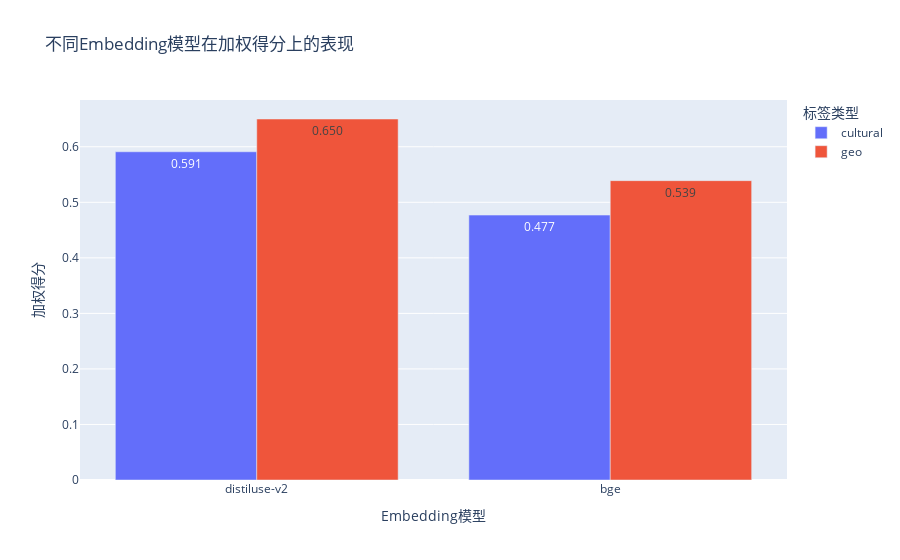
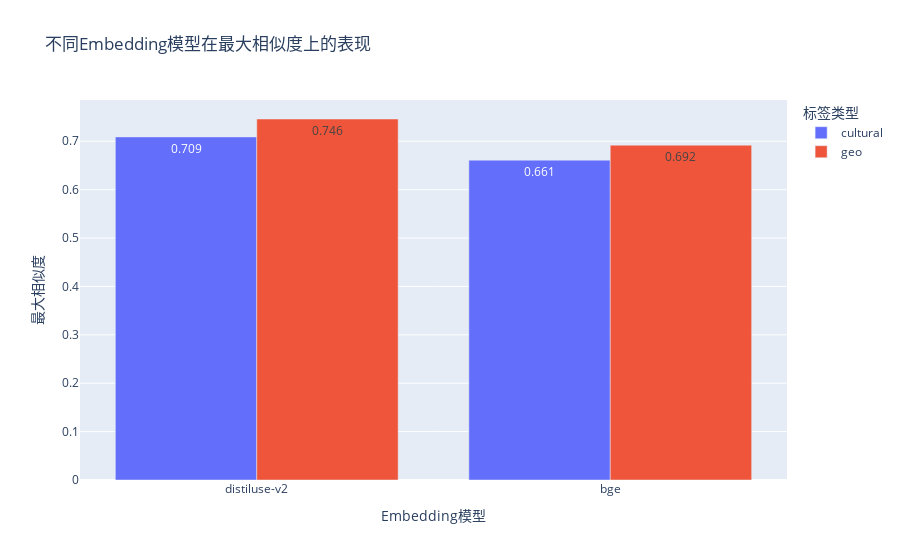
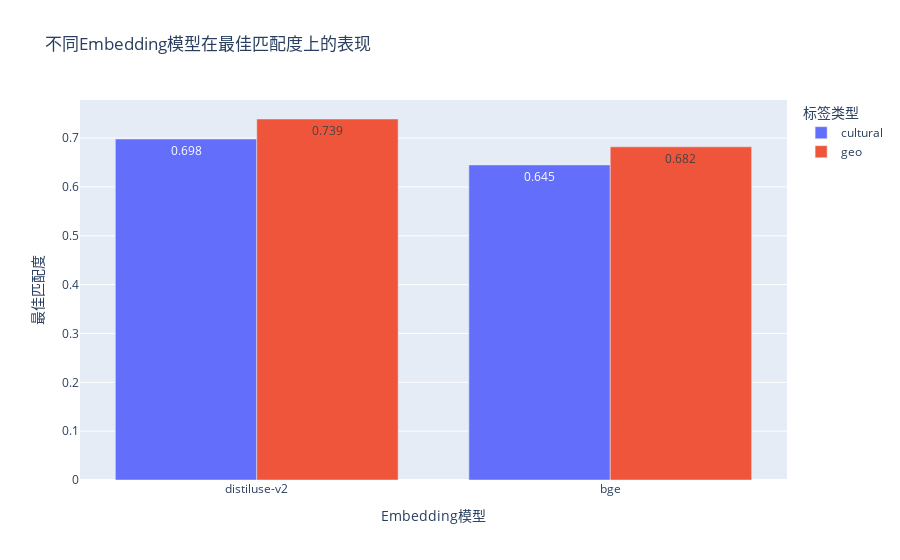
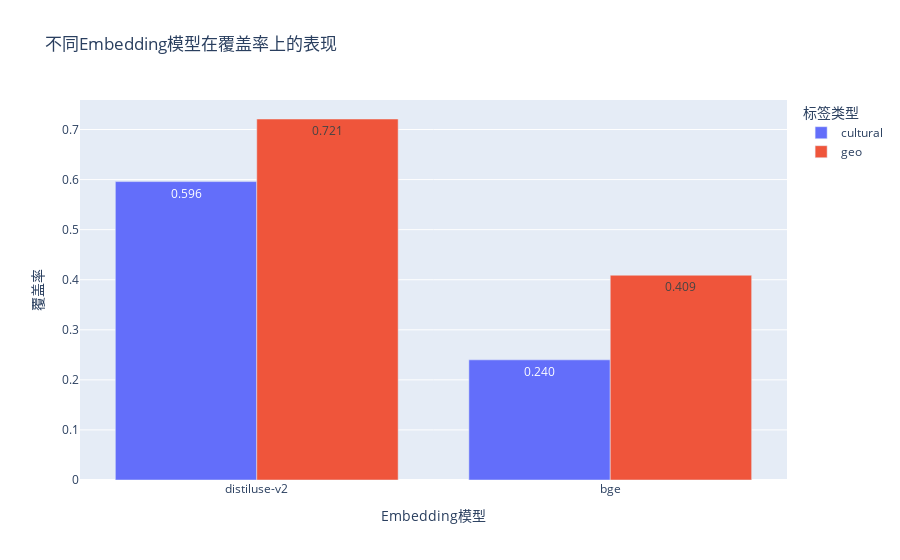

These figures' notebook cell, in order:
### Code cell
import plotly.express as px

# 为每种度量创建分组柱状图
for metric in ['avg_weighted_score', 'avg_max_similarity', 'avg_optimal_matching', 'avg_coverage']:
    fig = px.bar(
        df_embedding_performance,
        x='compare_model_name',
        y=metric,
        color='tag_type',
        barmode='group',
        title=f'不同Embedding模型在{metric_labels[metric]}上的表现',
        labels={
            'compare_model_name': 'Embedding模型',
            metric: metric_labels[metric],
            'tag_type': '标签类型'
        },
        text_auto='.3f'
    )
    fig.show()

### Figure 1 — Plotly figure (JSON) as saved in the notebook; plotly's stock layout.template omitted (floating-point values rounded to 4 significant figures)
{"data": [{"alignmentgroup": "True", "hovertemplate": "标签类型=cultural<br>Embedding模型=%{x}<br>加权得分=%{y}<extra></extra>", "legendgroup": "cultural", "marker": {"color": "#636efa", "pattern": {"shape": ""}}, "name": "cultural", "offsetgroup": "cultural", "orientation": "v", "showlegend": true, "textposition": "auto", "texttemplate": "%{y:.3f}", "type": "bar", "x": ["distiluse-v2", "bge"], "xaxis": "x", "y": [0.591, 0.477], "yaxis": "y"}, {"alignmentgroup": "True", "hovertemplate": "标签类型=geo<br>Embedding模型=%{x}<br>加权得分=%{y}<extra></extra>", "legendgroup": "geo", "marker": {"color": "#EF553B", "pattern": {"shape": ""}}, "name": "geo", "offsetgroup": "geo", "orientation": "v", "showlegend": true, "textposition": "auto", "texttemplate": "%{y:.3f}", "type": "bar", "x": ["distiluse-v2", "bge"], "xaxis": "x", "y": [0.65, 0.539], "yaxis": "y"}], "layout": {"barmode": "group", "legend": {"title": {"text": "标签类型"}, "tracegroupgap": 0}, "title": {"text": "不同Embedding模型在加权得分上的表现"}, "xaxis": {"anchor": "y", "domain": [0, 1], "title": {"text": "Embedding模型"}}, "yaxis": {"anchor": "x", "domain": [0, 1], "title": {"text": "加权得分"}}}}

### Figure 2 — Plotly figure (JSON) as saved in the notebook; plotly's stock layout.template omitted (floating-point values rounded to 4 significant figures)
{"data": [{"alignmentgroup": "True", "hovertemplate": "标签类型=cultural<br>Embedding模型=%{x}<br>最大相似度=%{y}<extra></extra>", "legendgroup": "cultural", "marker": {"color": "#636efa", "pattern": {"shape": ""}}, "name": "cultural", "offsetgroup": "cultural", "orientation": "v", "showlegend": true, "textposition": "auto", "texttemplate": "%{y:.3f}", "type": "bar", "x": ["distiluse-v2", "bge"], "xaxis": "x", "y": [0.709, 0.661], "yaxis": "y"}, {"alignmentgroup": "True", "hovertemplate": "标签类型=geo<br>Embedding模型=%{x}<br>最大相似度=%{y}<extra></extra>", "legendgroup": "geo", "marker": {"color": "#EF553B", "pattern": {"shape": ""}}, "name": "geo", "offsetgroup": "geo", "orientation": "v", "showlegend": true, "textposition": "auto", "texttemplate": "%{y:.3f}", "type": "bar", "x": ["distiluse-v2", "bge"], "xaxis": "x", "y": [0.746, 0.692], "yaxis": "y"}], "layout": {"barmode": "group", "legend": {"title": {"text": "标签类型"}, "tracegroupgap": 0}, "title": {"text": "不同Embedding模型在最大相似度上的表现"}, "xaxis": {"anchor": "y", "domain": [0, 1], "title": {"text": "Embedding模型"}}, "yaxis": {"anchor": "x", "domain": [0, 1], "title": {"text": "最大相似度"}}}}

### Figure 3 — Plotly figure (JSON) as saved in the notebook; plotly's stock layout.template omitted (floating-point values rounded to 4 significant figures)
{"data": [{"alignmentgroup": "True", "hovertemplate": "标签类型=cultural<br>Embedding模型=%{x}<br>最佳匹配度=%{y}<extra></extra>", "legendgroup": "cultural", "marker": {"color": "#636efa", "pattern": {"shape": ""}}, "name": "cultural", "offsetgroup": "cultural", "orientation": "v", "showlegend": true, "textposition": "auto", "texttemplate": "%{y:.3f}", "type": "bar", "x": ["distiluse-v2", "bge"], "xaxis": "x", "y": [0.698, 0.645], "yaxis": "y"}, {"alignmentgroup": "True", "hovertemplate": "标签类型=geo<br>Embedding模型=%{x}<br>最佳匹配度=%{y}<extra></extra>", "legendgroup": "geo", "marker": {"color": "#EF553B", "pattern": {"shape": ""}}, "name": "geo", "offsetgroup": "geo", "orientation": "v", "showlegend": true, "textposition": "auto", "texttemplate": "%{y:.3f}", "type": "bar", "x": ["distiluse-v2", "bge"], "xaxis": "x", "y": [0.739, 0.682], "yaxis": "y"}], "layout": {"barmode": "group", "legend": {"title": {"text": "标签类型"}, "tracegroupgap": 0}, "title": {"text": "不同Embedding模型在最佳匹配度上的表现"}, "xaxis": {"anchor": "y", "domain": [0, 1], "title": {"text": "Embedding模型"}}, "yaxis": {"anchor": "x", "domain": [0, 1], "title": {"text": "最佳匹配度"}}}}

### Figure 4 — Plotly figure (JSON) as saved in the notebook; plotly's stock layout.template omitted (floating-point values rounded to 4 significant figures)
{"data": [{"alignmentgroup": "True", "hovertemplate": "标签类型=cultural<br>Embedding模型=%{x}<br>覆盖率=%{y}<extra></extra>", "legendgroup": "cultural", "marker": {"color": "#636efa", "pattern": {"shape": ""}}, "name": "cultural", "offsetgroup": "cultural", "orientation": "v", "showlegend": true, "textposition": "auto", "texttemplate": "%{y:.3f}", "type": "bar", "x": ["distiluse-v2", "bge"], "xaxis": "x", "y": [0.596, 0.24], "yaxis": "y"}, {"alignmentgroup": "True", "hovertemplate": "标签类型=geo<br>Embedding模型=%{x}<br>覆盖率=%{y}<extra></extra>", "legendgroup": "geo", "marker": {"color": "#EF553B", "pattern": {"shape": ""}}, "name": "geo", "offsetgroup": "geo", "orientation": "v", "showlegend": true, "textposition": "auto", "texttemplate": "%{y:.3f}", "type": "bar", "x": ["distiluse-v2", "bge"], "xaxis": "x", "y": [0.721, 0.409], "yaxis": "y"}], "layout": {"barmode": "group", "legend": {"title": {"text": "标签类型"}, "tracegroupgap": 0}, "title": {"text": "不同Embedding模型在覆盖率上的表现"}, "xaxis": {"anchor": "y", "domain": [0, 1], "title": {"text": "Embedding模型"}}, "yaxis": {"anchor": "x", "domain": [0, 1], "title": {"text": "覆盖率"}}}}
